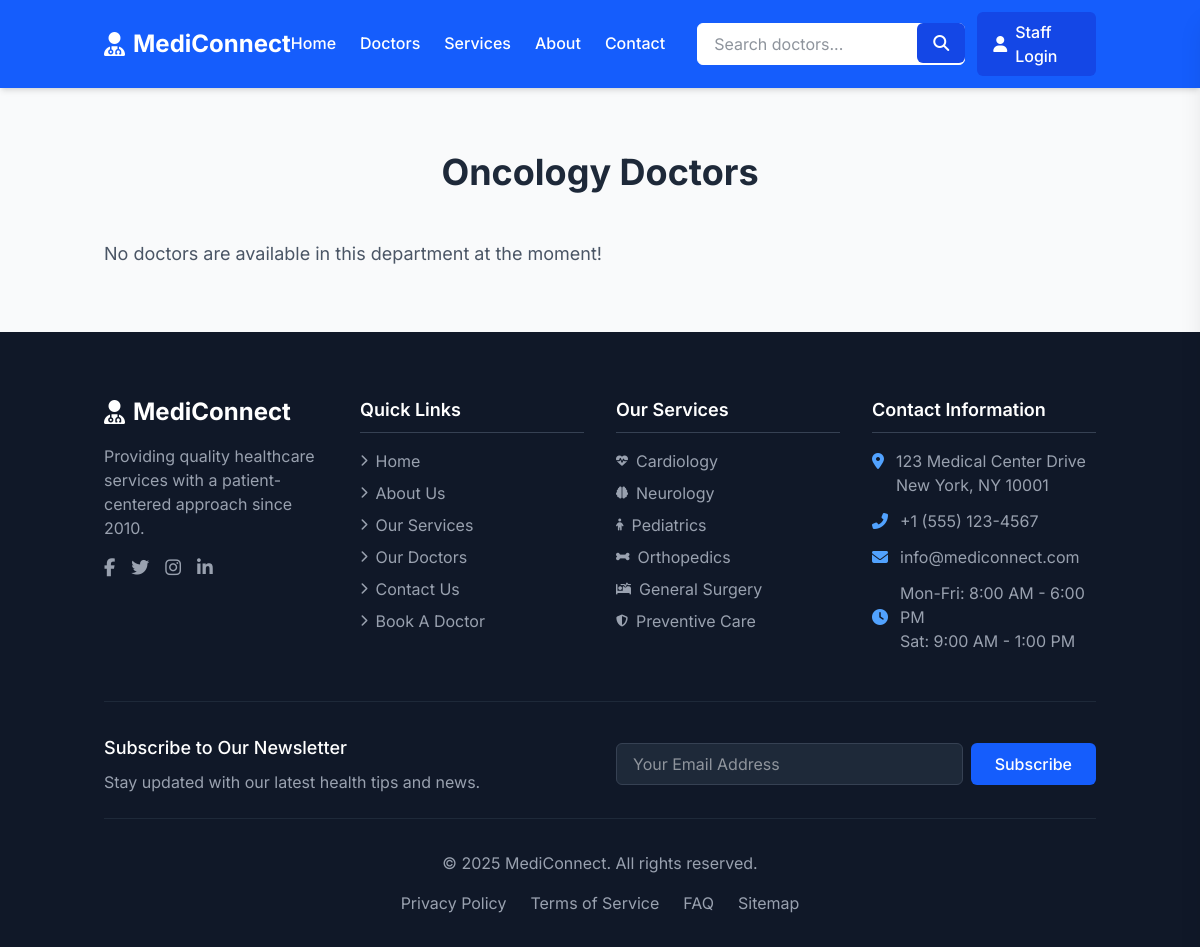
The app's page /departmental_doctors/6, older data.
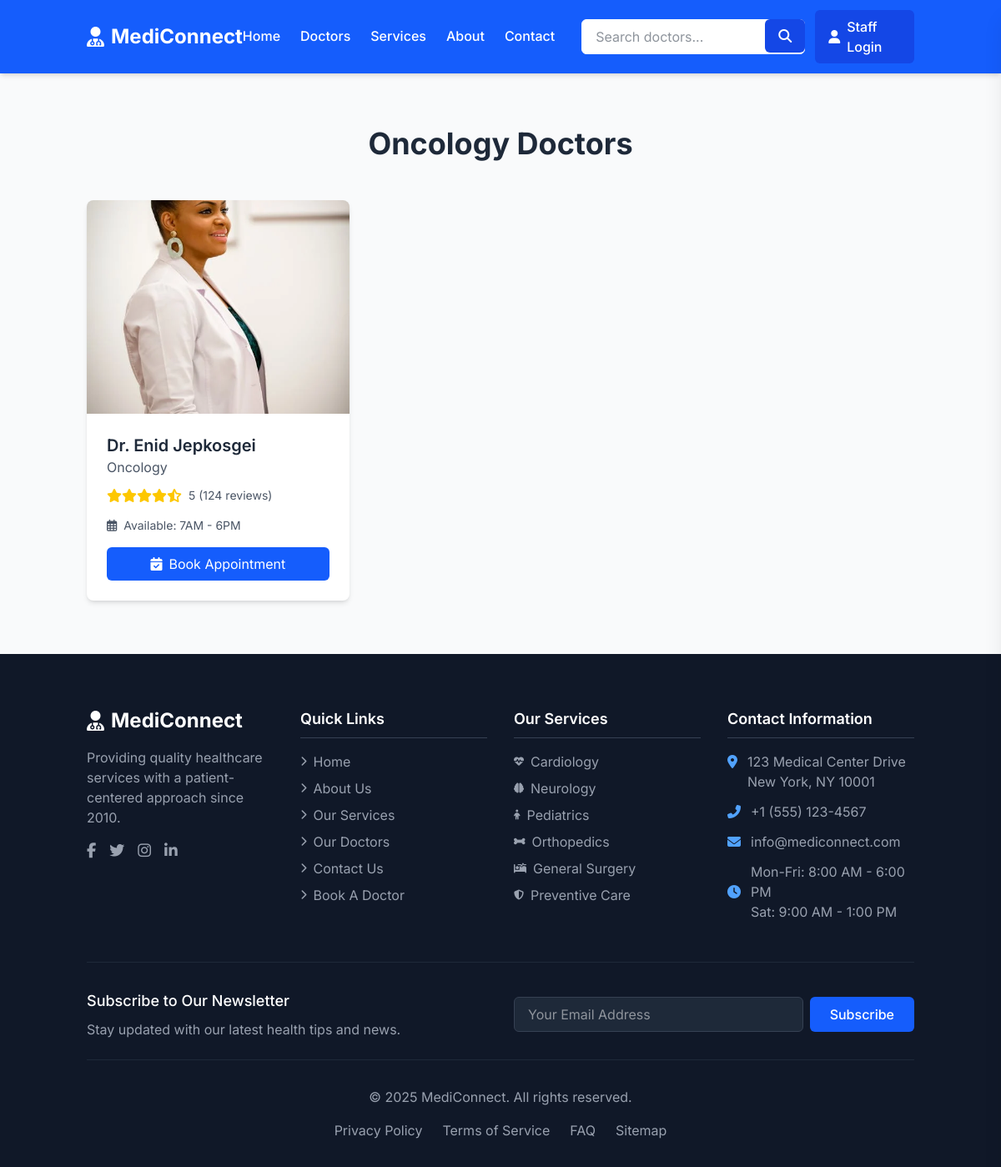
The same page, newer data.
### models/models.py (models this page shows, shortened)
class Doctor(db.Model):
    id = db.Column(db.Integer, primary_key=True)
    name = db.Column(db.String(100), nullable=False)
    department_id = db.Column(db.Integer, db.ForeignKey('department.id'), nullable=False)  # Foreign key to Department
    image_url = db.Column(db.String(300), nullable=False)
    rating = db.Column(db.String(300), nullable=False)  # Doctor's rating
    work_hours = db.Column(db.String(300), nullable=False)  # Working hours of the doctor
    appointments = db.relationship('Appointment', backref='doctor', lazy=True)

class Department(db.Model):
    id = db.Column(db.Integer, primary_key=True)
    name = db.Column(db.String(100), nullable=False)
    image_url = db.Column(db.String(100), nullable=True)  # Optional image URL for department
    doctors = db.relationship('Doctor', backref='department', lazy=True)

### app.py (the view)
@app.route('/departmental_doctors/<int:department_id>' , methods=['GET'])
def departmental_doctors(department_id):
    department = Department.query.get(department_id)
    doctors = Doctor.query.filter_by(department_id=department_id).all()
    return render_template('categorized_doctors.html', doctors=doctors, department=department)

### templates/categorized_doctors.html (shortened to what this page needs)
{% extends "base.html" %}
{% block content %}
<section class="doctors-section py-16 bg-gray-50">
    <div class="container mx-auto px-4">
        <div class="text-center mb-12">
            <h2 class="text-3xl md:text-4xl font-bold text-gray-800 mb-4">
                {{ department.name }} Doctors
            </h2>
        </div>
        {% if doctors|length == 0 %}
        <p class="text-gray-600 text-lg">No doctors are available in this department at the moment!</p>
        {% else %}
        <div class="grid grid-cols-1 sm:grid-cols-2 lg:grid-cols-3 xl:grid-cols-4 gap-6">
            {% for doctor in doctors %}
            <div
                class="bg-white rounded-lg shadow-md overflow-hidden transition-transform hover:shadow-lg hover:-translate-y-1">
                <div class="relative">
                    <img src="{{ url_for('static', filename='uploads/'+doctor.image_url) }}" alt="Dr. Sarah Johnson"
                        class="w-full h-64 object-cover object-center">
                </div>
                <div class="p-6">
                    <h3 class="text-xl font-semibold text-gray-800">{{ doctor.name }}</h3>
                    <p class="text-gray-600 mb-3">{{ doctor.department.name }}</p>
                    <div class="flex items-center mb-4">
                        <div class="flex text-yellow-400">
                            <i class="fas fa-star"></i>
                            <i class="fas fa-star"></i>
                            <i class="fas fa-star"></i>
                            <i class="fas fa-star"></i>
                            <i class="fas fa-star-half-alt"></i>
                        </div>
                        <span class="text-gray-600 text-sm ml-2">{{ doctor.rating }} (124 reviews)</span>
                    </div>
                    <div class="flex items-center text-sm text-gray-600 mb-4">
                        <i class="far fa-calendar-alt mr-2"></i>
                        <span>Available: {{ doctor.work_hours }}</span>
                    </div>
                    <a href="{{ url_for('book_appointment', doctor_id=doctor.id) }}"
                        class="w-full bg-blue-600 text-white py-2 rounded-md hover:bg-blue-700 transition flex items-center justify-center gap-2">
                        <i class="fas fa-calendar-check"></i> Book Appointment
                    </a>
                </div>
            </div>
            {% endfor %}
        </div>
        {% endif %}
    </div>
</section>
{% endblock %}

Row changes from the older to the newer data that the page shows:
added Doctor: image_url (picture), name "Dr. Enid Jepkosgei", department.name "Oncology", rating "5", work_hours "7AM - 6PM"
Text that changed along with them:
text no longer shown: "No doctors are available in this department at the moment!"
